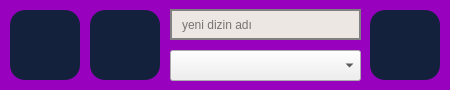
<?xml version="1.0" encoding="UTF-8"?>
<ui version="4.0">
 <class>MainWindow</class>
 <widget class="QMainWindow" name="MainWindow">
  <property name="windowModality">
   <enum>Qt::ApplicationModal</enum>
  </property>
  <property name="geometry">
   <rect>
    <x>0</x>
    <y>0</y>
    <width>450</width>
    <height>90</height>
   </rect>
  </property>
  <property name="sizePolicy">
   <sizepolicy hsizetype="Fixed" vsizetype="Fixed">
    <horstretch>0</horstretch>
    <verstretch>0</verstretch>
   </sizepolicy>
  </property>
  <property name="minimumSize">
   <size>
    <width>450</width>
    <height>90</height>
   </size>
  </property>
  <property name="maximumSize">
   <size>
    <width>450</width>
    <height>90</height>
   </size>
  </property>
  <property name="windowTitle">
   <string>Seka snapshot</string>
  </property>
  <property name="windowIcon">
   <iconset>
    <normaloff>img/appicon.png</normaloff>img/appicon.png</iconset>
  </property>
  <property name="styleSheet">
   <string notr="true">QMainWindow{
background-color:#9801BE;
color:#FFC400;
}
QPushButton{
	background-color:#14213d;
	border-radius:15px;
	color:#FCA311;
	transition: all  500ms;
}
QPushButton::hover{
	background-color:#FCA311 ;
	border-radius:15px;
	color:#14213d;
	transition: all 100ms;
}
QPushButton:pressed{
	background-color:#e5e5e5 ;
	border-radius:15px;
	color:#fffff;
	transition: all 100ms;
}
QLineEdit{
border: 2px solid gray;
    border-radius: 20px;
    padding: 0 8px;
    background: yellow;
    selection-background-color: darkgray;
	background-color:#EDE7E3;

}</string>
  </property>
  <property name="tabShape">
   <enum>QTabWidget::Rounded</enum>
  </property>
  <widget class="QWidget" name="centralwidget">
   <widget class="QPushButton" name="region_screenshot">
    <property name="geometry">
     <rect>
      <x>10</x>
      <y>10</y>
      <width>70</width>
      <height>70</height>
     </rect>
    </property>
    <property name="text">
     <string/>
    </property>
    <property name="icon">
     <iconset>
      <normaloff>img/screenshot_region_24dp_FILL0_wght400_GRAD0_opsz24.svg</normaloff>img/screenshot_region_24dp_FILL0_wght400_GRAD0_opsz24.svg</iconset>
    </property>
    <property name="iconSize">
     <size>
      <width>64</width>
      <height>64</height>
     </size>
    </property>
   </widget>
   <widget class="QPushButton" name="exit_action">
    <property name="geometry">
     <rect>
      <x>90</x>
      <y>10</y>
      <width>70</width>
      <height>70</height>
     </rect>
    </property>
    <property name="text">
     <string/>
    </property>
    <property name="icon">
     <iconset>
      <normaloff>img/arrow_back_24dp_FILL0_wght400_GRAD0_opsz24.svg</normaloff>img/arrow_back_24dp_FILL0_wght400_GRAD0_opsz24.svg</iconset>
    </property>
    <property name="iconSize">
     <size>
      <width>70</width>
      <height>70</height>
     </size>
    </property>
   </widget>
   <widget class="QLineEdit" name="new_path_input">
    <property name="geometry">
     <rect>
      <x>170</x>
      <y>9</y>
      <width>191</width>
      <height>31</height>
     </rect>
    </property>
    <property name="placeholderText">
     <string>yeni dizin adı</string>
    </property>
   </widget>
   <widget class="QPushButton" name="add_path">
    <property name="geometry">
     <rect>
      <x>370</x>
      <y>10</y>
      <width>70</width>
      <height>70</height>
     </rect>
    </property>
    <property name="text">
     <string/>
    </property>
    <property name="icon">
     <iconset>
      <normaloff>img/library_add_24dp_FILL0_wght400_GRAD0_opsz24.svg</normaloff>img/library_add_24dp_FILL0_wght400_GRAD0_opsz24.svg</iconset>
    </property>
    <property name="iconSize">
     <size>
      <width>60</width>
      <height>60</height>
     </size>
    </property>
   </widget>
   <widget class="QComboBox" name="pathlist">
    <property name="geometry">
     <rect>
      <x>170</x>
      <y>50</y>
      <width>191</width>
      <height>31</height>
     </rect>
    </property>
   </widget>
  </widget>
 </widget>
 <resources/>
 <connections/>
</ui>
